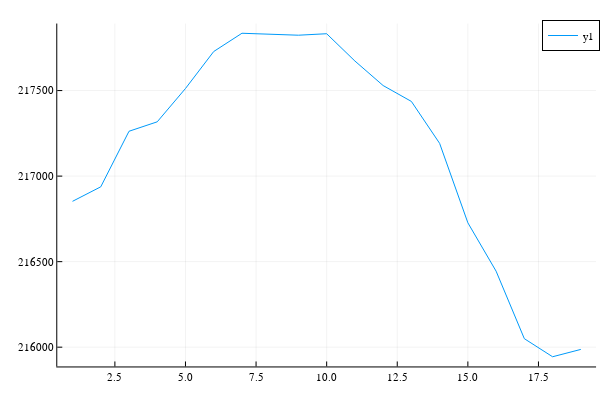

Notebook cell for this chart:
### Code cell
plot(sysfinal[3].vapor.P)

### Figure 1 — Plotly figure (JSON) as saved in the notebook; plotly's stock layout.template omitted (floating-point values rounded to 4 significant figures)
{"data": [{"colorbar": {"title": ""}, "legendgroup": "y1", "line": {"color": "rgba(0, 154, 250, 1.000)", "dash": "solid", "shape": "linear", "width": 1}, "mode": "lines", "name": "y1", "showlegend": true, "type": "scatter", "x": [1, 2, 3, 4, 5, 6, 7, 8, 9, 10, 11, 12, 13, 14, 15, 16, 17, 18, 19], "xaxis": "x", "y": [216900.0, 216900.0, 217300.0, 217300.0, 217500.0, 217700.0, 217800.0, 217800.0, 217800.0, 217800.0, 217700.0, 217500.0, 217400.0, 217200.0, 216700.0, 216400.0, 216000.0, 215900.0, 216000.0], "yaxis": "y", "zmax": null, "zmin": null}], "layout": {"annotations": [], "height": 400, "legend": {"bgcolor": "rgba(255, 255, 255, 1.000)", "bordercolor": "rgba(0, 0, 0, 1.000)", "borderwidth": 1, "font": {"color": "rgba(0, 0, 0, 1.000)", "family": "sans-serif", "size": 11}, "title": {"font": {"color": "rgba(0, 0, 0, 1.000)", "family": "sans-serif", "size": 15}, "text": ""}, "tracegroupgap": 0, "traceorder": "normal", "x": 1, "xanchor": "auto", "y": 1, "yanchor": "auto"}, "margin": {"b": 20, "l": 0, "r": 0, "t": 20}, "paper_bgcolor": "rgba(255, 255, 255, 1.000)", "plot_bgcolor": "rgba(255, 255, 255, 1.000)", "showlegend": true, "width": 600, "xaxis": {"anchor": "y", "domain": [0.09545, 0.9934], "gridcolor": "rgba(0, 0, 0, 0.100)", "gridwidth": 0.5, "linecolor": "rgba(0, 0, 0, 1.000)", "mirror": false, "range": [0.46, 19.54], "showgrid": true, "showline": true, "showticklabels": true, "tickangle": 0, "tickcolor": "rgb(0, 0, 0)", "tickfont": {"color": "rgba(0, 0, 0, 1.000)", "family": "sans-serif", "size": 11}, "tickmode": "array", "ticks": "inside", "ticktext": ["2.5", "5.0", "7.5", "10.0", "12.5", "15.0", "17.5"], "tickvals": [2.5, 5, 7.5, 10, 12.5, 15, 17.5], "title": "", "titlefont": {"color": "rgba(0, 0, 0, 1.000)", "family": "sans-serif", "size": 15}, "type": "-", "visible": true, "zeroline": false, "zerolinecolor": "rgba(0, 0, 0, 1.000)"}, "yaxis": {"anchor": "x", "domain": [0.03762, 0.9902], "gridcolor": "rgba(0, 0, 0, 0.100)", "gridwidth": 0.5, "linecolor": "rgba(0, 0, 0, 1.000)", "mirror": false, "range": [215900.0, 217900.0], "showgrid": true, "showline": true, "showticklabels": true, "tickangle": 0, "tickcolor": "rgb(0, 0, 0)", "tickfont": {"color": "rgba(0, 0, 0, 1.000)", "family": "sans-serif", "size": 11}, "tickmode": "array", "ticks": "inside", "ticktext": ["216000", "216500", "217000", "217500"], "tickvals": [216000, 216500, 217000, 217500], "title": "", "titlefont": {"color": "rgba(0, 0, 0, 1.000)", "family": "sans-serif", "size": 15}, "type": "-", "visible": true, "zeroline": false, "zerolinecolor": "rgba(0, 0, 0, 1.000)"}}}
